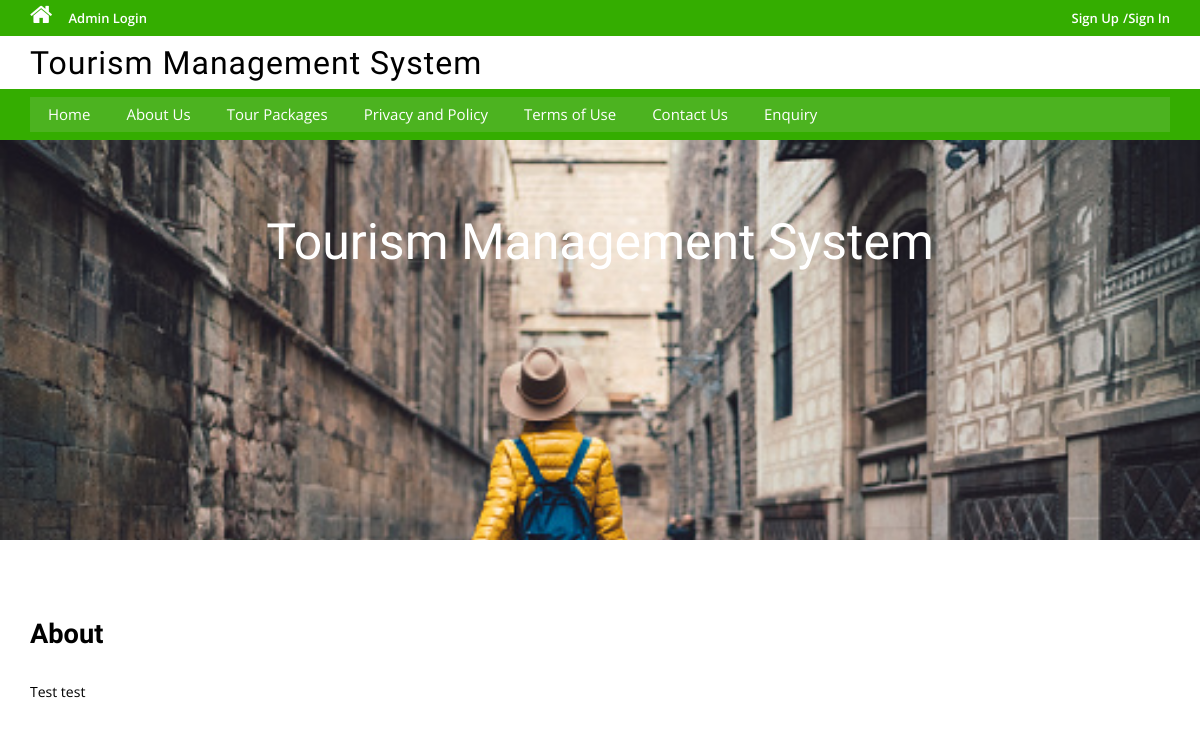
Before: /page.php?type=About with the older database file.
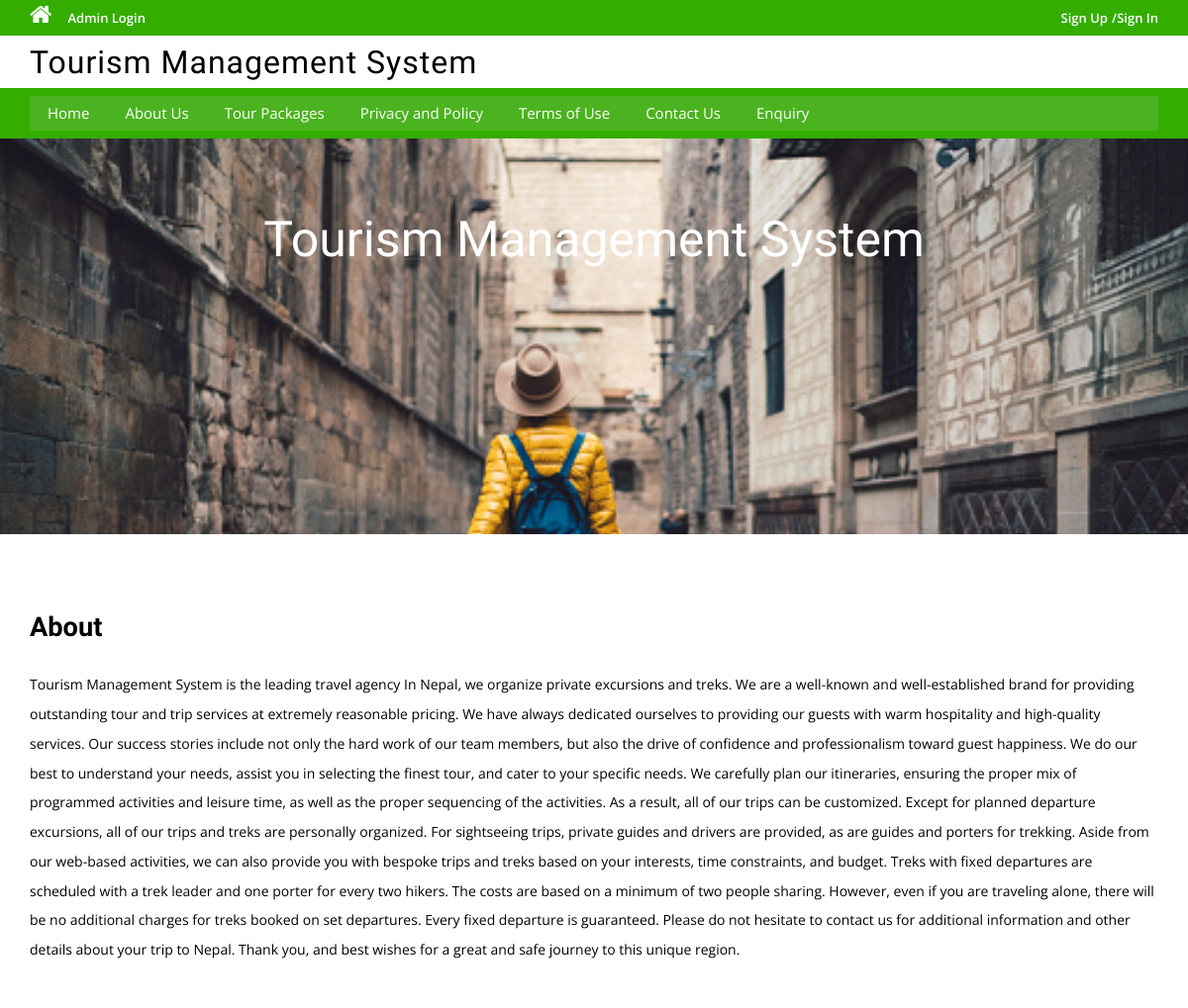
After: the same page with the newer database file.
### tables this page shows
CREATE TABLE `tmspages` (
  `id` int(11) NOT NULL,
  `type` varchar(255) DEFAULT '',
  `detail` longtext DEFAULT NULL
);

### page.php (the view, shortened to what this page needs)
<?php
include('includes/config.php');
?>
<!DOCTYPE HTML>
<html>
<head>
<link href="css/bootstrap.css" rel='stylesheet' type='text/css' />
<link href="css/style.css" rel='stylesheet' type='text/css' />
<link href="css/font-awesome.css" rel="stylesheet">
<link href="css/animate.css" rel="stylesheet" type="text/css" media="all">
</head>
<body>
<div class="top-header">
<?php include('includes/header.php');?>
<div class="banner-1 ">
	<div class="container">
		<h1 class="wow zoomIn animated animated" data-wow-delay=".5s" style="visibility: visible; animation-delay: 0.5s; animation-name: zoomIn;">Tourism Management System</h1>
	</div>
</div>
<div class="privacy">
	<div class="container">
										<?php
$pagetype=$_GET['type'];
$sql = "SELECT type,detail from tmspages where type=:pagetype";
$query = $dbh -> prepare($sql);
$query->bindParam(':pagetype',$pagetype,PDO::PARAM_STR);
$query->execute();
$results=$query->fetchAll(PDO::FETCH_OBJ);
if($query->rowCount() > 0)
{
foreach($results as $result)
{
?>
		<h3 class="wow fadeInDown animated animated" data-wow-delay=".5s" style="visibility: visible; animation-delay: 0.5s; animation-name: fadeInDown;"><?php 	echo $_GET['type'] ?></h3>
	<p>
	<?php 	echo $result->detail; ?>
	</p>
<?php } }?>
	</div>
</div>
</body>
</html>

Changed rows visible on the page:
changed tmspages: detail "Test test" → "Tourism Management System is the leading travel agency In Nepal, we organize private excursions and treks. We are a well-known and well-established brand for providing outstanding tour and trip services at extremely reasonable pricing. We have always dedicated ourselves to providing our guests with warm hospitality and high-quality services. Our success stories include not only the hard work of our team members, but also the drive of confidence and professionalism toward guest happiness. We do our best to understand your needs, assist you in selecting the finest tour, and cater to your specific needs. We carefully plan our itineraries, ensuring the proper mix of programmed activities and…"
